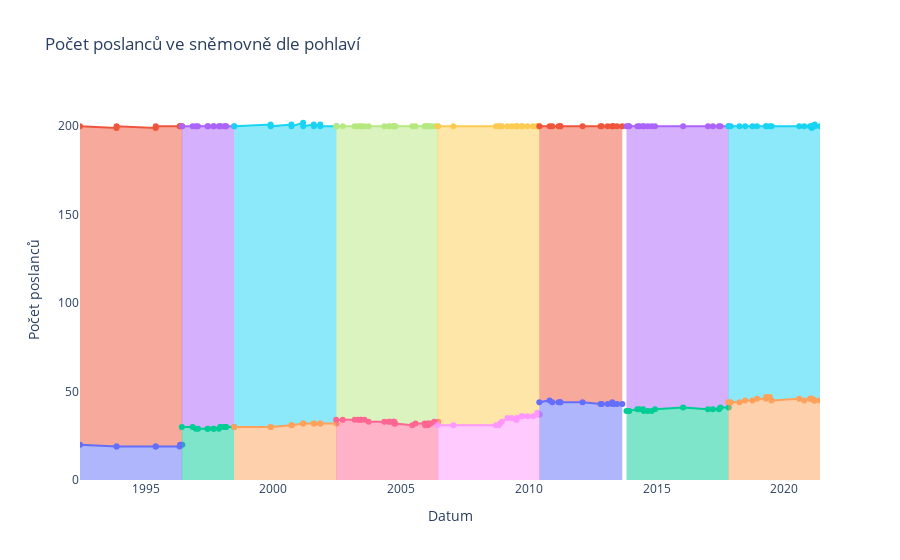

This figure's notebook cell:
### Code cell
fig = go.Figure()

for snemovna in snemovny:
    df = pohlavi_dle_snemovny(snemovna)
    hovertemplate_zeny = f"Sněmovna: {snemovna}" +'<br>Datum: %{x|%d. %m. %Y}<br>Pohlaví: ženy<br>Počet: %{y}<extra></extra>'
    hovertemplate_muzi = f"Sněmovna: {snemovna}" +'<br>Datum: %{x|%d. %m. %Y}<br>Pohlaví: muži<br>Počet: %{y}<extra></extra>'
    fig.add_trace(go.Scatter(
        x = df.index,
        y = df.zeny_cnt,
        mode = 'markers+lines',
        #line = dict(shape='linear'),
        hoverinfo = 'text',
        hovertemplate=hovertemplate_zeny,
        name=f"ženy ({snemovna})",
        stackgroup=snemovna
    ))
    fig.add_trace(go.Scatter(
        x = df.index,
        y = df.muzi_cnt,
        name = f"muži ({snemovna})",
        hoverinfo = 'text',
        hovertemplate=hovertemplate_muzi,
        mode = 'markers+lines',
        #line = dict(shape='linear'),
        stackgroup=snemovna
    ))

layout = go.Layout(
    title="Počet poslanců ve sněmovně dle pohlaví",    
    plot_bgcolor="#FFFFFF",
    hovermode="x",
    xaxis=dict(title="Datum"),
    yaxis=dict(title="Počet poslanců")
)

fig.update_layout(layout)
fig.update_layout(showlegend=False)
fig.show()

### Figure 1 — Plotly figure (JSON) as saved in the notebook; plotly's stock layout.template omitted (floating-point values rounded to 4 significant figures)
{"data": [{"hoverinfo": "text", "hovertemplate": "Sněmovna: 1992<br>Datum: %{x|%d. %m. %Y}<br>Pohlaví: ženy<br>Počet: %{y}<extra></extra>", "mode": "markers+lines", "name": "ženy (1992)", "stackgroup": "1992", "type": "scatter", "x": ["1992-06-06T00:00:00+02:00", "1993-11-10T00:00:00+01:00", "1993-11-11T00:00:00+01:00", "1995-05-24T00:00:00+02:00", "1995-05-25T00:00:00+02:00", "1996-04-30T00:00:00+02:00", "1996-05-07T00:00:00+02:00", "1996-06-07T00:00:00+02:00"], "y": [20, 19, 19, 19, 19, 19, 20, 20]}, {"hoverinfo": "text", "hovertemplate": "Sněmovna: 1992<br>Datum: %{x|%d. %m. %Y}<br>Pohlaví: muži<br>Počet: %{y}<extra></extra>", "mode": "markers+lines", "name": "muži (1992)", "stackgroup": "1992", "type": "scatter", "x": ["1992-06-06T00:00:00+02:00", "1993-11-10T00:00:00+01:00", "1993-11-11T00:00:00+01:00", "1995-05-24T00:00:00+02:00", "1995-05-25T00:00:00+02:00", "1996-04-30T00:00:00+02:00", "1996-05-07T00:00:00+02:00", "1996-06-07T00:00:00+02:00"], "y": [180, 180, 181, 180, 181, 181, 180, 180]}, {"hoverinfo": "text", "hovertemplate": "Sněmovna: 1996<br>Datum: %{x|%d. %m. %Y}<br>Pohlaví: ženy<br>Počet: %{y}<extra></extra>", "mode": "markers+lines", "name": "ženy (1996)", "stackgroup": "1996", "type": "scatter", "x": ["1996-06-01T00:00:00+02:00", "1996-11-02T00:00:00+01:00", "1996-12-18T00:00:00+01:00", "1997-01-17T00:00:00+01:00", "1997-06-03T00:00:00+02:00", "1997-06-12T00:00:00+02:00", "1997-08-28T00:00:00+02:00", "1997-08-30T00:00:00+02:00", "1997-11-12T00:00:00+01:00", "1997-12-02T00:00:00+01:00", "1997-12-03T00:00:00+01:00", "1998-01-27T00:00:00+01:00", "1998-02-13T00:00:00+01:00", "1998-02-26T00:00:00+01:00", "1998-06-20T00:00:00+02:00"], "y": [30, 30, 29, 29, 29, 29, 29, 29, 29, 30, 30, 30, 30, 30, 30]}, {"hoverinfo": "text", "hovertemplate": "Sněmovna: 1996<br>Datum: %{x|%d. %m. %Y}<br>Pohlaví: muži<br>Počet: %{y}<extra></extra>", "mode": "markers+lines", "name": "muži (1996)", "stackgroup": "1996", "type": "scatter", "x": ["1996-06-01T00:00:00+02:00", "1996-11-02T00:00:00+01:00", "1996-12-18T00:00:00+01:00", "1997-01-17T00:00:00+01:00", "1997-06-03T00:00:00+02:00", "1997-06-12T00:00:00+02:00", "1997-08-28T00:00:00+02:00", "1997-08-30T00:00:00+02:00", "1997-11-12T00:00:00+01:00", "1997-12-02T00:00:00+01:00", "1997-12-03T00:00:00+01:00", "1998-01-27T00:00:00+01:00", "1998-02-13T00:00:00+01:00", "1998-02-26T00:00:00+01:00", "1998-06-20T00:00:00+02:00"], "y": [170, 170, 171, 171, 171, 171, 171, 171, 171, 170, 170, 170, 170, 170, 170]}, {"hoverinfo": "text", "hovertemplate": "Sněmovna: 1998<br>Datum: %{x|%d. %m. %Y}<br>Pohlaví: ženy<br>Počet: %{y}<extra></extra>", "mode": "markers+lines", "name": "ženy (1998)", "stackgroup": "1998", "type": "scatter", "x": ["1998-06-20T00:00:00+02:00", "1999-11-22T00:00:00+01:00", "1999-11-23T00:00:00+01:00", "2000-09-14T11:00:00+02:00", "2000-09-15T10:00:00+02:00", "2001-03-01T00:00:00+01:00", "2001-03-01T18:00:00+01:00", "2001-07-31T12:00:00+02:00", "2001-08-01T12:00:00+02:00", "2001-10-31T16:00:00+01:00", "2001-11-01T13:00:00+01:00", "2002-06-21T00:00:00+02:00"], "y": [30, 30, 30, 31, 31, 32, 32, 32, 32, 32, 32, 32]}, {"hoverinfo": "text", "hovertemplate": "Sněmovna: 1998<br>Datum: %{x|%d. %m. %Y}<br>Pohlaví: muži<br>Počet: %{y}<extra></extra>", "mode": "markers+lines", "name": "muži (1998)", "stackgroup": "1998", "type": "scatter", "x": ["1998-06-20T00:00:00+02:00", "1999-11-22T00:00:00+01:00", "1999-11-23T00:00:00+01:00", "2000-09-14T11:00:00+02:00", "2000-09-15T10:00:00+02:00", "2001-03-01T00:00:00+01:00", "2001-03-01T18:00:00+01:00", "2001-07-31T12:00:00+02:00", "2001-08-01T12:00:00+02:00", "2001-10-31T16:00:00+01:00", "2001-11-01T13:00:00+01:00", "2002-06-21T00:00:00+02:00"], "y": [170, 171, 170, 170, 169, 170, 168, 169, 168, 169, 168, 168]}, {"hoverinfo": "text", "hovertemplate": "Sněmovna: 2002<br>Datum: %{x|%d. %m. %Y}<br>Pohlaví: ženy<br>Počet: %{y}<extra></extra>", "mode": "markers+lines", "name": "ženy (2002)", "stackgroup": "2002", "type": "scatter", "x": ["2002-06-15T14:00:00+02:00", "2002-09-18T00:00:00+02:00", "2003-03-07T14:00:00+01:00", "2003-04-23T00:00:00+02:00", "2003-06-02T12:00:00+02:00", "2003-06-06T12:00:00+02:00", "2003-07-26T00:00:00+02:00", "2003-09-23T00:00:00+02:00", "2004-05-05T12:00:00+02:00", "2004-07-08T00:00:00+02:00", "2004-07-20T00:00:00+02:00", "2004-08-31T00:00:00+02:00", "2004-09-21T00:00:00+02:00", "2004-09-22T00:00:00+02:00", "2004-09-24T00:00:00+02:00", "2004-09-30T00:00:00+02:00", "2004-10-07T00:00:00+02:00", "2005-06-09T00:00:00+02:00", "2005-07-24T09:00:00+02:00", "2005-12-02T00:00:00+01:00", "2005-12-09T00:00:00+01:00", "2006-01-17T00:00:00+01:00", "2006-01-20T00:00:00+01:00", "2006-01-24T00:00:00+01:00", "2006-02-28T00:00:00+01:00", "2006-04-18T00:00:00+02:00", "2006-06-15T13:00:00+02:00"], "y": [34, 34, 34, 34, 34, 34, 34, 33, 33, 33, 33, 33, 33, 33, 32, 32, 32, 31, 32, 32, 31, 31, 32, 32, 32, 33, 33]}, {"hoverinfo": "text", "hovertemplate": "Sněmovna: 2002<br>Datum: %{x|%d. %m. %Y}<br>Pohlaví: muži<br>Počet: %{y}<extra></extra>", "mode": "markers+lines", "name": "muži (2002)", "stackgroup": "2002", "type": "scatter", "x": ["2002-06-15T14:00:00+02:00", "2002-09-18T00:00:00+02:00", "2003-03-07T14:00:00+01:00", "2003-04-23T00:00:00+02:00", "2003-06-02T12:00:00+02:00", "2003-06-06T12:00:00+02:00", "2003-07-26T00:00:00+02:00", "2003-09-23T00:00:00+02:00", "2004-05-05T12:00:00+02:00", "2004-07-08T00:00:00+02:00", "2004-07-20T00:00:00+02:00", "2004-08-31T00:00:00+02:00", "2004-09-21T00:00:00+02:00", "2004-09-22T00:00:00+02:00", "2004-09-24T00:00:00+02:00", "2004-09-30T00:00:00+02:00", "2004-10-07T00:00:00+02:00", "2005-06-09T00:00:00+02:00", "2005-07-24T09:00:00+02:00", "2005-12-02T00:00:00+01:00", "2005-12-09T00:00:00+01:00", "2006-01-17T00:00:00+01:00", "2006-01-20T00:00:00+01:00", "2006-01-24T00:00:00+01:00", "2006-02-28T00:00:00+01:00", "2006-04-18T00:00:00+02:00", "2006-06-15T13:00:00+02:00"], "y": [166, 166, 166, 166, 166, 166, 166, 167, 167, 167, 167, 167, 167, 167, 168, 168, 168, 169, 168, 168, 169, 169, 168, 168, 168, 167, 167]}, {"hoverinfo": "text", "hovertemplate": "Sněmovna: 2006<br>Datum: %{x|%d. %m. %Y}<br>Pohlaví: ženy<br>Počet: %{y}<extra></extra>", "mode": "markers+lines", "name": "ženy (2006)", "stackgroup": "2006", "type": "scatter", "x": ["2006-06-03T14:00:00+02:00", "2007-01-16T00:00:00+01:00", "2008-09-17T00:00:00+02:00", "2008-10-25T14:00:00+02:00", "2008-11-13T11:00:00+01:00", "2008-12-11T00:00:00+01:00", "2009-03-01T00:00:00+01:00", "2009-04-30T23:00:00+02:00", "2009-07-03T00:00:00+02:00", "2009-07-09T00:00:00+02:00", "2009-07-13T00:00:00+02:00", "2009-09-15T15:00:00+02:00", "2009-09-29T12:00:00+02:00", "2009-12-11T13:00:00+01:00", "2010-03-01T00:00:00+01:00", "2010-04-30T00:00:00+02:00", "2010-04-30T13:00:00+02:00", "2010-05-26T14:00:00+02:00", "2010-06-03T14:00:00+02:00"], "y": [31, 31, 31, 31, 32, 33, 35, 35, 34, 34, 35, 36, 36, 36, 36, 37, 38, 37, 37]}, {"hoverinfo": "text", "hovertemplate": "Sněmovna: 2006<br>Datum: %{x|%d. %m. %Y}<br>Pohlaví: muži<br>Počet: %{y}<extra></extra>", "mode": "markers+lines", "name": "muži (2006)", "stackgroup": "2006", "type": "scatter", "x": ["2006-06-03T14:00:00+02:00", "2007-01-16T00:00:00+01:00", "2008-09-17T00:00:00+02:00", "2008-10-25T14:00:00+02:00", "2008-11-13T11:00:00+01:00", "2008-12-11T00:00:00+01:00", "2009-03-01T00:00:00+01:00", "2009-04-30T23:00:00+02:00", "2009-07-03T00:00:00+02:00", "2009-07-09T00:00:00+02:00", "2009-07-13T00:00:00+02:00", "2009-09-15T15:00:00+02:00", "2009-09-29T12:00:00+02:00", "2009-12-11T13:00:00+01:00", "2010-03-01T00:00:00+01:00", "2010-04-30T00:00:00+02:00", "2010-04-30T13:00:00+02:00", "2010-05-26T14:00:00+02:00", "2010-06-03T14:00:00+02:00"], "y": [169, 169, 169, 169, 168, 167, 165, 165, 166, 166, 165, 164, 164, 164, 164, 163, 162, 163, 163]}, {"hoverinfo": "text", "hovertemplate": "Sněmovna: 2010<br>Datum: %{x|%d. %m. %Y}<br>Pohlaví: ženy<br>Počet: %{y}<extra></extra>", "mode": "markers+lines", "name": "ženy (2010)", "stackgroup": "2010", "type": "scatter", "x": ["2010-05-29T14:00:00+02:00", "2010-10-23T14:00:00+02:00", "2010-11-30T14:00:00+01:00", "2011-03-01T00:00:00+01:00", "2011-03-25T13:00:00+01:00", "2011-03-26T14:00:00+01:00", "2012-02-07T00:00:00+01:00", "2012-10-20T14:00:00+02:00", "2012-11-07T10:00:00+01:00", "2013-01-31T00:00:00+01:00", "2013-04-05T12:00:00+02:00", "2013-04-11T15:00:00+02:00", "2013-04-24T12:00:00+02:00", "2013-06-14T14:00:00+02:00", "2013-08-28T00:00:00+02:00"], "y": [44, 45, 44, 44, 44, 44, 44, 43, 43, 43, 44, 43, 43, 43, 43]}, {"hoverinfo": "text", "hovertemplate": "Sněmovna: 2010<br>Datum: %{x|%d. %m. %Y}<br>Pohlaví: muži<br>Počet: %{y}<extra></extra>", "mode": "markers+lines", "name": "muži (2010)", "stackgroup": "2010", "type": "scatter", "x": ["2010-05-29T14:00:00+02:00", "2010-10-23T14:00:00+02:00", "2010-11-30T14:00:00+01:00", "2011-03-01T00:00:00+01:00", "2011-03-25T13:00:00+01:00", "2011-03-26T14:00:00+01:00", "2012-02-07T00:00:00+01:00", "2012-10-20T14:00:00+02:00", "2012-11-07T10:00:00+01:00", "2013-01-31T00:00:00+01:00", "2013-04-05T12:00:00+02:00", "2013-04-11T15:00:00+02:00", "2013-04-24T12:00:00+02:00", "2013-06-14T14:00:00+02:00", "2013-08-28T00:00:00+02:00"], "y": [156, 155, 156, 156, 156, 156, 156, 157, 157, 157, 156, 157, 157, 157, 157]}, {"hoverinfo": "text", "hovertemplate": "Sněmovna: 2013<br>Datum: %{x|%d. %m. %Y}<br>Pohlaví: ženy<br>Počet: %{y}<extra></extra>", "mode": "markers+lines", "name": "ženy (2013)", "stackgroup": "2013", "type": "scatter", "x": ["2013-10-26T14:00:00+02:00", "2013-11-27T12:00:00+01:00", "2013-12-03T10:00:00+01:00", "2014-03-31T00:00:00+02:00", "2014-04-30T23:00:00+02:00", "2014-06-20T17:00:00+02:00", "2014-07-01T00:00:00+02:00", "2014-08-28T00:00:00+02:00", "2014-10-21T15:00:00+02:00", "2014-12-08T00:00:00+01:00", "2016-01-14T00:00:00+01:00", "2017-01-03T12:00:00+01:00", "2017-03-14T09:00:00+01:00", "2017-06-09T00:00:00+02:00", "2017-07-01T00:00:00+02:00", "2017-10-26T23:00:00+02:00"], "y": [39, 39, 39, 40, 40, 40, 39, 39, 39, 40, 41, 40, 40, 40, 41, 41]}, {"hoverinfo": "text", "hovertemplate": "Sněmovna: 2013<br>Datum: %{x|%d. %m. %Y}<br>Pohlaví: muži<br>Počet: %{y}<extra></extra>", "mode": "markers+lines", "name": "muži (2013)", "stackgroup": "2013", "type": "scatter", "x": ["2013-10-26T14:00:00+02:00", "2013-11-27T12:00:00+01:00", "2013-12-03T10:00:00+01:00", "2014-03-31T00:00:00+02:00", "2014-04-30T23:00:00+02:00", "2014-06-20T17:00:00+02:00", "2014-07-01T00:00:00+02:00", "2014-08-28T00:00:00+02:00", "2014-10-21T15:00:00+02:00", "2014-12-08T00:00:00+01:00", "2016-01-14T00:00:00+01:00", "2017-01-03T12:00:00+01:00", "2017-03-14T09:00:00+01:00", "2017-06-09T00:00:00+02:00", "2017-07-01T00:00:00+02:00", "2017-10-26T23:00:00+02:00"], "y": [161, 161, 161, 160, 160, 160, 161, 161, 161, 160, 159, 160, 160, 160, 159, 159]}, {"hoverinfo": "text", "hovertemplate": "Sněmovna: 2017<br>Datum: %{x|%d. %m. %Y}<br>Pohlaví: ženy<br>Počet: %{y}<extra></extra>", "mode": "markers+lines", "name": "ženy (2017)", "stackgroup": "2017", "type": "scatter", "x": ["2017-10-21T14:00:00+02:00", "2017-11-24T15:00:00+01:00", "2018-03-31T00:00:00+02:00", "2018-06-19T12:00:00+02:00", "2018-10-01T10:00:00+02:00", "2018-12-04T16:00:00+01:00", "2019-04-14T00:00:00+02:00", "2019-04-15T00:00:00+02:00", "2019-06-06T13:00:00+02:00", "2019-07-02T00:00:00+02:00", "2020-07-31T00:00:00+02:00", "2020-10-10T14:00:00+02:00", "2020-12-31T12:00:00+01:00", "2021-01-19T14:00:00+01:00", "2021-01-26T00:00:00+01:00", "2021-01-26T14:00:00+01:00", "2021-03-01T00:00:00+01:00", "2021-03-09T18:00:00+01:00", "2021-03-09T19:00:00+01:00", "2021-05-23T22:24:01.442667+02:00"], "y": [44, 44, 44, 45, 45, 46, 46, 47, 47, 45, 46, 45, 46, 46, 46, 46, 45, 45, 45, 45]}, {"hoverinfo": "text", "hovertemplate": "Sněmovna: 2017<br>Datum: %{x|%d. %m. %Y}<br>Pohlaví: muži<br>Počet: %{y}<extra></extra>", "mode": "markers+lines", "name": "muži (2017)", "stackgroup": "2017", "type": "scatter", "x": ["2017-10-21T14:00:00+02:00", "2017-11-24T15:00:00+01:00", "2018-03-31T00:00:00+02:00", "2018-06-19T12:00:00+02:00", "2018-10-01T10:00:00+02:00", "2018-12-04T16:00:00+01:00", "2019-04-14T00:00:00+02:00", "2019-04-15T00:00:00+02:00", "2019-06-06T13:00:00+02:00", "2019-07-02T00:00:00+02:00", "2020-07-31T00:00:00+02:00", "2020-10-10T14:00:00+02:00", "2020-12-31T12:00:00+01:00", "2021-01-19T14:00:00+01:00", "2021-01-26T00:00:00+01:00", "2021-01-26T14:00:00+01:00", "2021-03-01T00:00:00+01:00", "2021-03-09T18:00:00+01:00", "2021-03-09T19:00:00+01:00", "2021-05-23T22:24:01.442667+02:00"], "y": [156, 156, 156, 155, 155, 154, 154, 153, 153, 155, 154, 155, 154, 154, 153, 154, 155, 156, 155, 155]}], "layout": {"autosize": true, "hovermode": "x", "plot_bgcolor": "#FFFFFF", "showlegend": false, "title": {"text": "Počet poslanců ve sněmovně dle pohlaví"}, "xaxis": {"autorange": true, "range": ["1992-06-06", "2021-05-23 22:24:01.4427"], "title": {"text": "Datum"}, "type": "date"}, "yaxis": {"autorange": true, "range": [0, 215.8], "title": {"text": "Počet poslanců"}, "type": "linear"}}}
